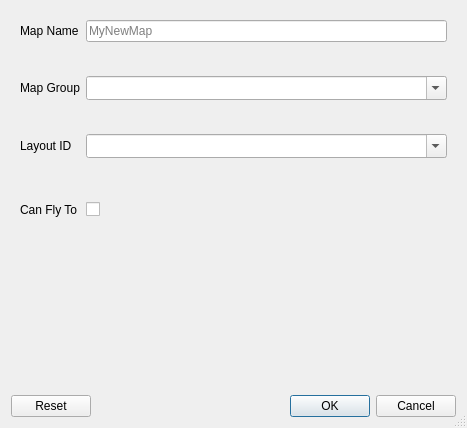
<?xml version="1.0" encoding="UTF-8"?>
<ui version="4.0">
 <class>NewMapDialog</class>
 <widget class="QDialog" name="NewMapDialog">
  <property name="geometry">
   <rect>
    <x>0</x>
    <y>0</y>
    <width>467</width>
    <height>428</height>
   </rect>
  </property>
  <property name="windowTitle">
   <string>New Map Options</string>
  </property>
  <property name="sizeGripEnabled">
   <bool>true</bool>
  </property>
  <property name="modal">
   <bool>true</bool>
  </property>
  <layout class="QVBoxLayout" name="verticalLayout">
   <item>
    <widget class="QScrollArea" name="scrollArea">
     <property name="frameShape">
      <enum>QFrame::Shape::NoFrame</enum>
     </property>
     <property name="frameShadow">
      <enum>QFrame::Shadow::Plain</enum>
     </property>
     <property name="sizeAdjustPolicy">
      <enum>QAbstractScrollArea::SizeAdjustPolicy::AdjustToContents</enum>
     </property>
     <property name="widgetResizable">
      <bool>true</bool>
     </property>
     <widget class="QWidget" name="scrollAreaWidgetContents">
      <property name="geometry">
       <rect>
        <x>0</x>
        <y>0</y>
        <width>443</width>
        <height>364</height>
       </rect>
      </property>
      <layout class="QGridLayout" name="gridLayout_3">
       <property name="verticalSpacing">
        <number>10</number>
       </property>
       <item row="0" column="0">
        <widget class="QLabel" name="label_Name">
         <property name="text">
          <string>Map Name</string>
         </property>
        </widget>
       </item>
       <item row="11" column="0" colspan="2">
        <widget class="QWidget" name="widget_HeaderData" native="true">
         <layout class="QVBoxLayout" name="layout_HeaderData">
          <property name="sizeConstraint">
           <enum>QLayout::SizeConstraint::SetMinAndMaxSize</enum>
          </property>
          <property name="leftMargin">
           <number>0</number>
          </property>
          <property name="topMargin">
           <number>0</number>
          </property>
          <property name="rightMargin">
           <number>0</number>
          </property>
          <property name="bottomMargin">
           <number>0</number>
          </property>
         </layout>
        </widget>
       </item>
       <item row="3" column="1">
        <widget class="QLabel" name="label_GroupError">
         <property name="visible">
          <bool>false</bool>
         </property>
         <property name="styleSheet">
          <string notr="true">color: rgb(255, 0, 0)</string>
         </property>
         <property name="text">
          <string/>
         </property>
         <property name="wordWrap">
          <bool>true</bool>
         </property>
        </widget>
       </item>
       <item row="1" column="1">
        <widget class="QLabel" name="label_NameError">
         <property name="visible">
          <bool>false</bool>
         </property>
         <property name="styleSheet">
          <string notr="true">color: rgb(255, 0, 0)</string>
         </property>
         <property name="text">
          <string/>
         </property>
         <property name="wordWrap">
          <bool>true</bool>
         </property>
        </widget>
       </item>
       <item row="4" column="0">
        <widget class="QLabel" name="label_LayoutID">
         <property name="text">
          <string>Layout ID</string>
         </property>
        </widget>
       </item>
       <item row="2" column="0">
        <widget class="QLabel" name="label_Group">
         <property name="text">
          <string>Map Group</string>
         </property>
        </widget>
       </item>
       <item row="4" column="1">
        <widget class="NoScrollComboBox" name="comboBox_LayoutID">
         <property name="editable">
          <bool>true</bool>
         </property>
         <property name="insertPolicy">
          <enum>QComboBox::InsertPolicy::NoInsert</enum>
         </property>
         <property name="sizeAdjustPolicy">
          <enum>QComboBox::SizeAdjustPolicy::AdjustToMinimumContentsLengthWithIcon</enum>
         </property>
        </widget>
       </item>
       <item row="8" column="1">
        <widget class="QCheckBox" name="checkBox_CanFlyTo">
         <property name="toolTip">
          <string>&lt;html&gt;&lt;head/&gt;&lt;body&gt;&lt;p&gt;If checked, a Heal Location will be added to this map automatically.&lt;/p&gt;&lt;/body&gt;&lt;/html&gt;</string>
         </property>
         <property name="text">
          <string/>
         </property>
        </widget>
       </item>
       <item row="6" column="1">
        <widget class="QLabel" name="label_LayoutIDError">
         <property name="visible">
          <bool>false</bool>
         </property>
         <property name="styleSheet">
          <string notr="true">color: rgb(255, 0, 0)</string>
         </property>
         <property name="text">
          <string/>
         </property>
         <property name="wordWrap">
          <bool>true</bool>
         </property>
        </widget>
       </item>
       <item row="7" column="0" colspan="2">
        <widget class="NewLayoutForm" name="newLayoutForm" native="true"/>
       </item>
       <item row="2" column="1">
        <widget class="NoScrollComboBox" name="comboBox_Group">
         <property name="toolTip">
          <string>&lt;html&gt;&lt;head/&gt;&lt;body&gt;&lt;p&gt;The name of the group this map will be added to.&lt;/p&gt;&lt;/body&gt;&lt;/html&gt;</string>
         </property>
         <property name="editable">
          <bool>true</bool>
         </property>
         <property name="insertPolicy">
          <enum>QComboBox::InsertPolicy::NoInsert</enum>
         </property>
         <property name="sizeAdjustPolicy">
          <enum>QComboBox::SizeAdjustPolicy::AdjustToMinimumContentsLengthWithIcon</enum>
         </property>
        </widget>
       </item>
       <item row="8" column="0">
        <widget class="QLabel" name="label_CanFlyTo">
         <property name="text">
          <string>Can Fly To</string>
         </property>
        </widget>
       </item>
       <item row="0" column="1">
        <widget class="QLineEdit" name="lineEdit_Name">
         <property name="toolTip">
          <string>&lt;html&gt;&lt;head/&gt;&lt;body&gt;&lt;p&gt;The name of the new map. The name cannot be the same as any other existing map.&lt;/p&gt;&lt;/body&gt;&lt;/html&gt;</string>
         </property>
         <property name="placeholderText">
          <string>MyNewMap</string>
         </property>
         <property name="clearButtonEnabled">
          <bool>true</bool>
         </property>
        </widget>
       </item>
       <item row="12" column="0" colspan="2">
        <spacer name="verticalSpacer">
         <property name="orientation">
          <enum>Qt::Orientation::Vertical</enum>
         </property>
         <property name="sizeHint" stdset="0">
          <size>
           <width>20</width>
           <height>40</height>
          </size>
         </property>
        </spacer>
       </item>
      </layout>
     </widget>
    </widget>
   </item>
   <item>
    <widget class="QLabel" name="label_GenericError">
     <property name="visible">
      <bool>false</bool>
     </property>
     <property name="styleSheet">
      <string notr="true">color: rgb(255, 0, 0)</string>
     </property>
     <property name="text">
      <string/>
     </property>
     <property name="wordWrap">
      <bool>true</bool>
     </property>
    </widget>
   </item>
   <item>
    <widget class="QDialogButtonBox" name="buttonBox">
     <property name="standardButtons">
      <set>QDialogButtonBox::StandardButton::Cancel|QDialogButtonBox::StandardButton::Ok|QDialogButtonBox::StandardButton::Reset</set>
     </property>
    </widget>
   </item>
  </layout>
 </widget>
 <customwidgets>
  <customwidget>
   <class>NewLayoutForm</class>
   <extends>QWidget</extends>
   <header>newlayoutform.h</header>
   <container>1</container>
  </customwidget>
  <customwidget>
   <class>NoScrollComboBox</class>
   <extends>QComboBox</extends>
   <header>noscrollwidgets.h</header>
  </customwidget>
 </customwidgets>
 <resources/>
 <connections/>
</ui>
